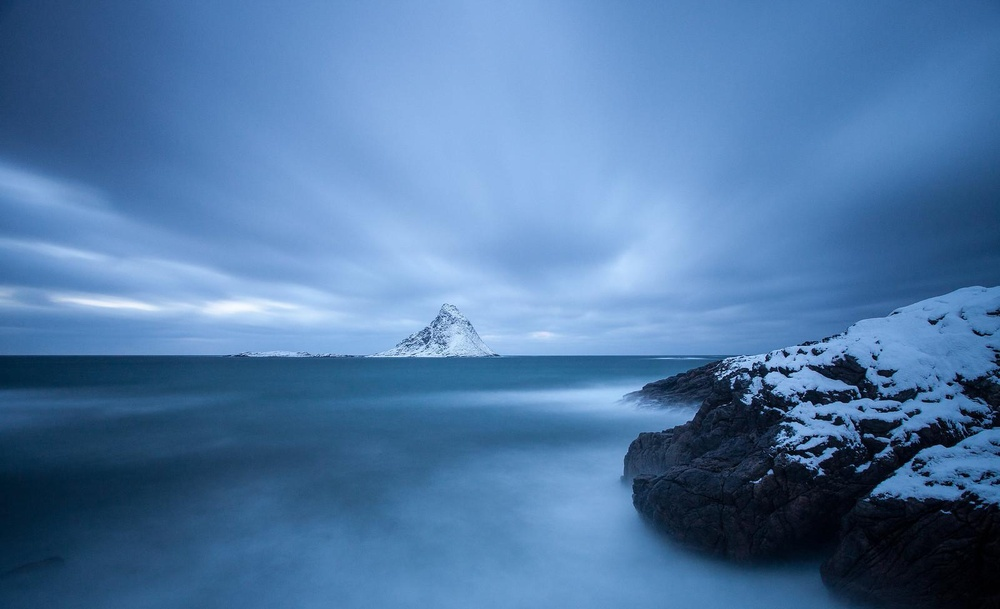
//> input picture images/06.jpg, 1000 x 609 px, shrunk from 1600 x 975 before the run
$ ./hide ../images/06.jpg ../images/08.jpg   (built with g++ and OpenCV 4)
//> lines starting //> are read from the running program, lines starting //| are printed output that depends on the picture; after the words box and inside, x2 and y2 are one past the last pixel; in counts of white or black regions, pixels touching at a corner belong together
#include <bitset>
#include <iostream>
#include <opencv2/opencv.hpp>
#include <vector>
#include "opencv2/imgcodecs.hpp"

using namespace std;
using namespace cv;

Mat img_origin, img_host, img_hiden;
int rows, columns;
double x0 = 0.3;
double r = 3.9;
double a = 1.5;   // Constante -> Bernoulli Shift

void set_image(char *path_hosting, char *path_origin) {
//> called with path_hosting = "../images/06.jpg", path_origin = "../images/08.jpg"
  img_host = imread(path_hosting);
//> img_host is the input picture: 609 rows x 1000 cols, CV_8UC3; mean B, G, R 165.8, 120.5, 79.6
  img_origin = imread(path_origin);
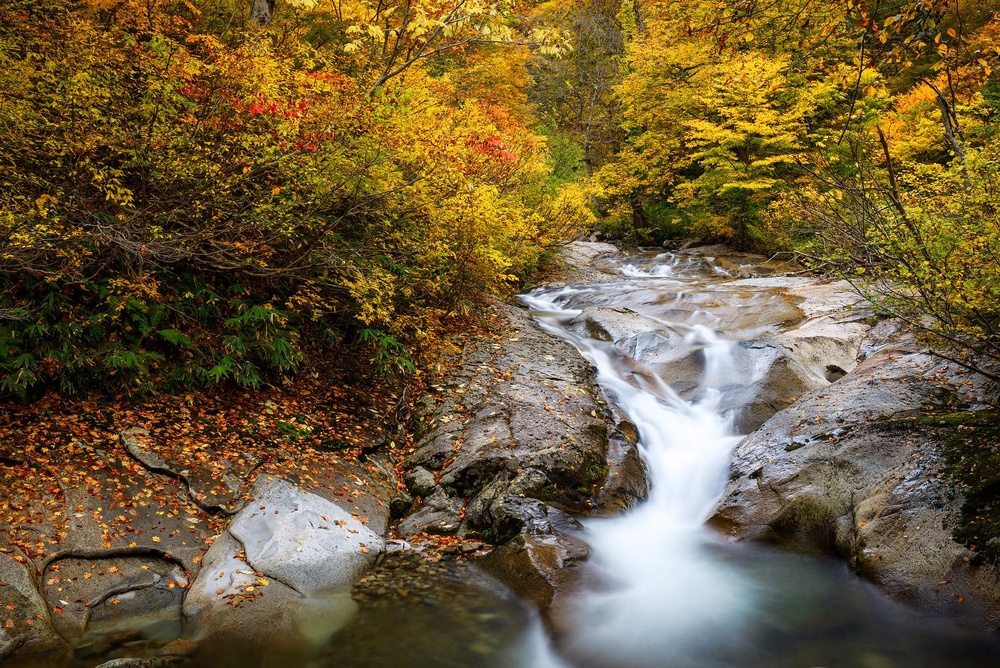
//> input picture images/08.jpg, 1000 x 668 px, shrunk from 1600 x 1068 before the run
//> img_origin is the input picture: 668 rows x 1000 cols, CV_8UC3; mean B, G, R 57.6, 91.4, 109.7

  if (img_host.empty() || img_origin.empty()) {
    cerr << "Error: No se pudo cargar una de las imágenes." << endl;
    exit(-1);
  }

  cout << "Hosting: " << img_host.cols << " X " << img_host.rows << endl;
//| Hosting: 1000 X 609
  cout << "Origin: " << img_origin.cols << " X " << img_origin.rows << endl;
//| Origin: 1000 X 668
  rows = img_origin.rows;
//> rows = 668
  columns = img_origin.cols;
//> columns = 1000
}


vector<int> generateBernoulliSequence(int total_pixels) {
  vector<int> indices(total_pixels);

  for (int i = 0; i < total_pixels; ++i) {
    indices[i] = i;
  }

  // Usa el Bernoulli Shift para barajar la secuencia
  double x = x0;
  for (int i = 0; i < total_pixels; ++i) {
    x = fmod(a * x, 1.0);
    int j = static_cast<int>(x * total_pixels) % total_pixels;
    swap(indices[i], indices[j]);
  }

  return indices;
}

Mat encryptImage() {
  int total_pixels = rows * columns;
//> total_pixels = 668000
  Mat img_encrypted(rows, columns, CV_8UC3);
  vector<int> perm_seq = generateBernoulliSequence(total_pixels);

  for (int i = 0; i < total_pixels; ++i) {
    int x = i / columns;
    int y = i % columns;
    int permuted_index = perm_seq[i];
    int px = permuted_index / columns;
    int py = permuted_index % columns;
    img_encrypted.at<Vec3b>(px, py) = img_origin.at<Vec3b>(x, y);
  }
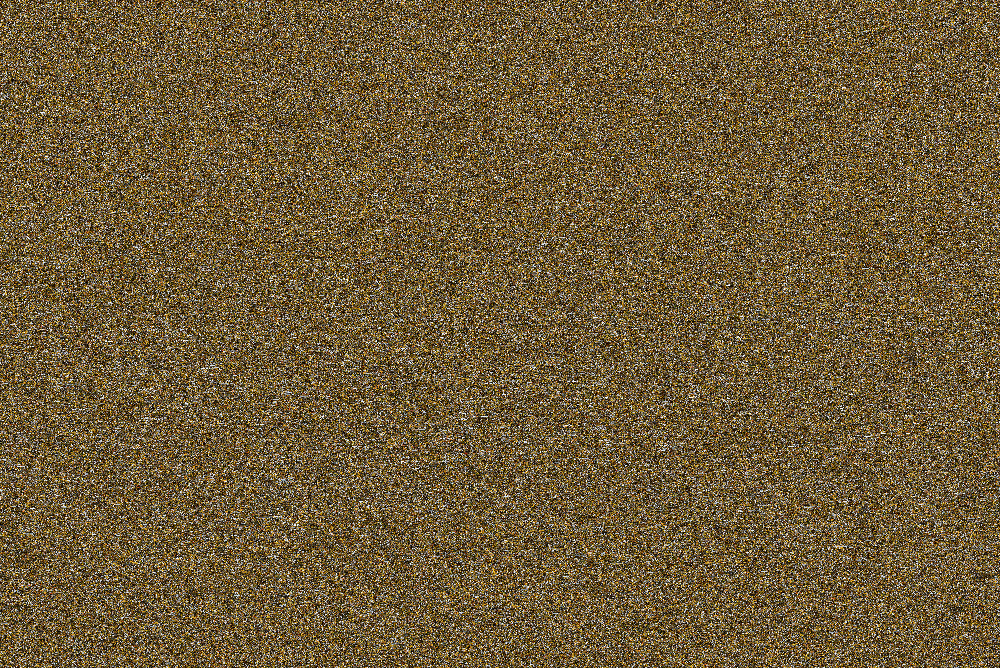
//> img_encrypted: 668 rows x 1000 cols, CV_8UC3; mean B, G, R 57.6, 91.4, 109.7
  return img_encrypted;
}

vector<int> generateLogisticMapSequence(int total_pixels) {
  vector<int> indices(total_pixels);
  for (int i = 0; i < total_pixels; ++i) {
    indices[i] = i;
  }

  double x = x0;
  for (int i = 0; i < total_pixels; ++i) {
    x = r * x * (1.0 - x);
    int j = static_cast<int>(x * total_pixels) % total_pixels;
    swap(indices[i], indices[j]);
  }

  return indices;
}

Mat hideImage(Mat host, Mat origin) {
  int total_pixels = host.rows * host.cols;
//> total_pixels = 609000
  Mat img_hide = host.clone();
  vector<int> perm_seq = generateLogisticMapSequence(total_pixels);

  Vec3b metadata_pixel;
  metadata_pixel[0] = rows / 256;
//> metadata_pixel = [2, 0, 0]
  metadata_pixel[1] = rows % 256;
//> metadata_pixel = [2, 156, 0]
  metadata_pixel[2] = columns / 256;
//> metadata_pixel = [2, 156, 3]
  img_hide.at<Vec3b>(0, 0) = metadata_pixel;
//> img_hide: 609 rows x 1000 cols, CV_8UC3; 1 pixels changed, all inside (x1, y1, x2, y2) = (0, 0, 1, 1)

  metadata_pixel[0] = columns % 256;
//> metadata_pixel = [232, 156, 3]
  metadata_pixel[1] = 0;
  metadata_pixel[2] = 0;
  img_hide.at<Vec3b>(0, 1) = metadata_pixel;
//> img_hide: 609 rows x 1000 cols, CV_8UC3; mean B, G, R 165.8, 120.5, 79.6

  int bit_counter = 0;

//> (the run ends here: the program exits with an error code, at `for (int i = 0; i < origin.rows; ++i)`)
